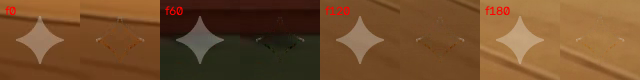
#> input picture watermark-backend/all_clean_tests_grid.png, 640 x 80 px
$ python -i image_processor.py   (imports and definitions only)
#> lines starting #> are read from the running program, lines starting #| are printed output that depends on the picture; after the words box and inside, x2 and y2 are one past the last pixel; in counts of white or black regions, pixels touching at a corner belong together
"""OpenCV helpers for best-effort removal of a small bright corner mark.

Requires numpy and opencv-python(-headless). Template/color detectors are
heuristics: inspect output masks/results and tune thresholds for your images.
"""
from __future__ import annotations

from pathlib import Path
from typing import Optional, Tuple, Union

import cv2
import numpy as np

PathLike = Union[str, Path]
Box = Tuple[int, int, int, int]  # x, y, width, height in full-image pixels


def _clip_box(box: Box, width: int, height: int) -> Box:
    x, y, w, h = (int(v) for v in box)
    x0, y0 = max(0, min(width - 1, x)), max(0, min(height - 1, y))
    x1 = max(x0 + 1, min(width, x + max(1, w)))
    y1 = max(y0 + 1, min(height, y + max(1, h)))
    return x0, y0, x1 - x0, y1 - y0


def _odd(value: int, minimum: int = 3) -> int:
    value = max(minimum, int(value))
    return value if value % 2 else value + 1


def _sparkle_template(size: int) -> np.ndarray:
    """Create a generic four-point sparkle template (not a brand logo asset)."""
    size = _odd(size, 9)
    canvas = np.zeros((size, size), dtype=np.uint8)
    center = size // 2
    radius = max(3, int(size * 0.43))
    narrow = max(1, int(size * 0.045))
    points = np.array([
        [center, center - radius], [center + narrow, center - narrow],
        [center + radius, center], [center + narrow, center + narrow],
        [center, center + radius], [center - narrow, center + narrow],
        [center - radius, center], [center - narrow, center - narrow],
    ], dtype=np.int32)
    cv2.fillPoly(canvas, [points], 255)
    return canvas


def _template_mask(response: np.ndarray, roi_shape: Tuple[int, int]) -> np.ndarray:
    """Find a high-confidence generic sparkle shape at a few plausible sizes."""
    height, width = roi_shape
    found = np.zeros((height, width), dtype=np.uint8)
    short_side = min(height, width)
    best_score, best_rect = -1.0, None
    # Search multiple sizes because source resolutions vary. Match against the
    # top-hat response rather than raw colors to reduce sensitivity to backdrop.
    sizes = sorted({s for s in (int(short_side * f) for f in (0.10, 0.14, 0.18, 0.23, 0.29)) if 9 <= s < short_side})
    for size in sizes:
        size = _odd(size)
        if size >= height or size >= width:
            continue
        template = _sparkle_template(size)
        score_map = cv2.matchTemplate(response, template, cv2.TM_CCOEFF_NORMED)
        _, score, _, location = cv2.minMaxLoc(score_map)
        if score > best_score:
            best_score = float(score)
            best_rect = (location[0], location[1], size, size)
    # Conservative threshold reduces random matches; tune against validated data.
    if best_rect is not None and best_score >= 0.60:
        x, y, w, h = best_rect
        found[y:y + h, x:x + w] = 255
    return found


def _auto_mask_bgr(crop: np.ndarray) -> np.ndarray:
    """Detect small bright sparkle-like marks using three complementary cues."""
    height, width = crop.shape[:2]
    if height < 5 or width < 5:
        return np.zeros((height, width), np.uint8)
    gray = cv2.cvtColor(crop, cv2.COLOR_BGR2GRAY)
    hsv = cv2.cvtColor(crop, cv2.COLOR_BGR2HSV)
    short_side = min(height, width)

    # White top-hat isolates details smaller than its structuring element.
    ksize = min(_odd(max(9, int(short_side * 0.22))), _odd(max(3, short_side - 1)))
    kernel = cv2.getStructuringElement(cv2.MORPH_ELLIPSE, (ksize, ksize))
    top_hat = cv2.morphologyEx(gray, cv2.MORPH_TOPHAT, kernel)
    otsu_threshold, _ = cv2.threshold(top_hat, 0, 255, cv2.THRESH_BINARY + cv2.THRESH_OTSU)
    response_threshold = max(12, int(otsu_threshold))
    bright_detail = cv2.threshold(top_hat, response_threshold, 255, cv2.THRESH_BINARY)[1]

    # A white/semitransparent sparkle is usually high-value and low-saturation.
    # This cue is intersected with top-hat response to avoid masking large pale
    # backgrounds on their own. Saturation max is intentionally permissive.
    neutral_bright = cv2.inRange(hsv, np.array([0, 0, 175], np.uint8), np.array([180, 125, 255], np.uint8))
    color_detail = cv2.bitwise_and(bright_detail, neutral_bright)

    # Keep components of plausible mark size and discard scattered highlights.
    n, labels, stats, _centroids = cv2.connectedComponentsWithStats(color_detail, 8)
    components = np.zeros_like(color_detail)
    min_area = max(1, int(short_side * short_side * 0.000006))
    max_area = max(min_area, int(height * width * 0.08))
    for i in range(1, n):
        area = int(stats[i, cv2.CC_STAT_AREA])
        bw, bh = int(stats[i, cv2.CC_STAT_WIDTH]), int(stats[i, cv2.CC_STAT_HEIGHT])
        aspect = max(bw, bh) / max(1, min(bw, bh))
        if min_area <= area <= max_area and aspect <= 8.0:
            components[labels == i] = 255

    # Generic template matching can reconnect disconnected sparkle arms; combine
    # with local bright pixels only inside the matched bounding square.
    templ = _template_mask(top_hat, (height, width))
    if cv2.countNonZero(templ):
        templ = cv2.dilate(templ, cv2.getStructuringElement(cv2.MORPH_ELLIPSE, (3, 3)))
        components = cv2.bitwise_or(components, cv2.bitwise_and(templ, cv2.dilate(bright_detail, np.ones((3, 3), np.uint8))))

    if not cv2.countNonZero(components):
        return components
    dilation_size = min(_odd(max(3, int(short_side * 0.012))), _odd(max(3, short_side - 1)))
    dilation = cv2.getStructuringElement(cv2.MORPH_ELLIPSE, (dilation_size, dilation_size))
    return cv2.dilate(components, dilation, iterations=1)


def make_corner_mask(image_bgr: np.ndarray, manual_box: Optional[Box] = None, fallback: bool = True) -> np.ndarray:
    """Return an 8-bit full-image mask for the bottom-right mark.

    Search defaults to the bottom-right 20% width x 15% height. ``manual_box``
    overrides the search region. If no pixels are detected and fallback is True,
    a small box at the region's bottom-right is used.
    """
    height, width = image_bgr.shape[:2]
    full_mask = np.zeros((height, width), dtype=np.uint8)
    if manual_box is not None:
        x, y, w, h = _clip_box(manual_box, width, height)
    else:
        w, h = max(1, int(round(width * 0.20))), max(1, int(round(height * 0.15)))
        x, y = width - w, height - h
    roi = image_bgr[y:y + h, x:x + w]
    detected = _auto_mask_bgr(roi) if roi.size else np.zeros((h, w), np.uint8)
    if cv2.countNonZero(detected):
        full_mask[y:y + h, x:x + w] = detected
        return full_mask
    if fallback:
        fw, fh = max(3, int(w * 0.12)), max(3, int(h * 0.18))
        full_mask[y + h - fh:y + h, x + w - fw:x + w] = 255
    return full_mask


def remove_corner_mark(image: np.ndarray, manual_box: Optional[Box] = None,
                       inpaint_radius: float = 2.5, fallback: bool = True) -> Tuple[np.ndarray, np.ndarray]:
    """Inpaint a detected mark with Navier-Stokes and subtle camera grain matching."""
    if image is None or not isinstance(image, np.ndarray) or image.size == 0:
        raise ValueError("Image is empty or invalid")
    if image.dtype != np.uint8:
        raise ValueError("Only 8-bit images are supported")
    if image.ndim != 3 or image.shape[2] not in (3, 4):
        raise ValueError("Expected a BGR or BGRA image")
    has_alpha = image.shape[2] == 4
    bgr = image[:, :, :3].copy()
    mask = make_corner_mask(bgr, manual_box=manual_box, fallback=fallback)

    # 1. High-fidelity Navier-Stokes edge-preserving inpaint (eliminates plastic blur)
    result_bgr = cv2.inpaint(bgr, mask, float(inpaint_radius), cv2.INPAINT_NS)

    # 2. Add subtle sensor grain to inpaint area to blend seamlessly with camera texture
    mask_indices = np.where(mask > 0)
    if len(mask_indices[0]) > 0:
        noise = np.random.normal(0, 1.8, (len(mask_indices[0]), 3))
        patch_pixels = result_bgr[mask_indices].astype(np.float32) + noise
        result_bgr[mask_indices] = np.clip(patch_pixels, 0, 255).astype(np.uint8)

    result = np.dstack((result_bgr, image[:, :, 3].copy())) if has_alpha else result_bgr
    return result, mask


def process_image_file(input_path: PathLike, output_path: PathLike,
                       manual_box: Optional[Box] = None, fallback: bool = True) -> dict:
    """Decode an image, remove the corner mark, and write a full-resolution PNG."""
#> called with input_path = 'all_clean_tests_grid.png', output_path = 'out.png', fallback = True
    input_path, output_path = Path(input_path), Path(output_path)
    image = cv2.imread(str(input_path), cv2.IMREAD_UNCHANGED)
#> image is the input picture: shape (80, 640, 3); mean B, G, R 43, 77.5, 114.8
    if image is None:
        raise ValueError("Could not decode image; check its actual file type")
    if image.ndim == 2:
        image = cv2.cvtColor(image, cv2.COLOR_GRAY2BGR)
    elif image.ndim != 3 or image.shape[2] not in (3, 4):
        raise ValueError("Unsupported image channel layout")
    result, mask = remove_corner_mark(image, manual_box=manual_box, fallback=fallback)
#> in _auto_mask_bgr, `otsu_threshold, _ = cv2.threshold(top_hat, 0, 255, cv2.THRESH_BINARY +..`: otsu_threshold = 6
#> in _auto_mask_bgr, `response_threshold = max(12, int(otsu_threshold))`: response_threshold = 12
#> in _auto_mask_bgr, `n, labels, stats, _centroids = cv2.connectedComponentsWithStats(color_..`: n = 1; stats = [[0, 0, 128, 12, 1536]]
#> after the loop in _template_mask, `for size in sizes:`: best_score = -1
#> in remove_corner_mark, `mask = make_corner_mask(bgr, manual_box=manual_box, fallback=fallback)`:
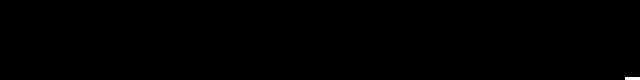
#> mask: shape (80, 640); 0.09% white; 1 white region, box (x1, y1, x2, y2) and area: (625, 77, 640, 80) 45
#> in remove_corner_mark, `mask_indices = np.where(mask > 0)`: mask_indices = 45 positions, rows 77 to 79, columns 625 to 639
#> in remove_corner_mark, `noise = np.random.normal(0, 1.8, (len(mask_indices[0]), 3))`: noise = 45 rows, first 8: [3.18, 0.72, 1.76], [4.03, 3.36, -1.76], [1.71, -0.272, -0.186], [0.739, 0.259, 2.62], [1.37, 0.219, 0.799], [0.601, 2.69, -0.369], [0.564, -1.54, -4.6], [1.18, 1.56, -1.34]
#> in remove_corner_mark, `patch_pixels = result_bgr[mask_indices].astype(np.float32) + noise`: patch_pixels = 45 rows, first 8: [52.18, 94.72, 140.8], [58.03, 103.4, 143.2], [60.71, 104.7, 149.8], [64.74, 110.3, 157.6], [70.37, 115.2, 160.8], [72.6, 122.7, 164.6], [74.56, 120.5, 162.4], [76.18, 124.6, 166.7]
#> in remove_corner_mark, `result_bgr[mask_indices] = np.clip(patch_pixels, 0, 255).astype(np.uin..`: result_bgr: shape (80, 640, 3); mean B, G, R 43, 77.5, 114.8
    output_path.parent.mkdir(parents=True, exist_ok=True)
    if not cv2.imwrite(str(output_path), result, [cv2.IMWRITE_PNG_COMPRESSION, 3]):
        raise IOError(f"Could not write output PNG: {output_path}")
    height, width = result.shape[:2]
#> height = 80; width = 640
    return {
        "output_path": str(output_path),
        "width": width,
        "height": height,
        "has_alpha": result.shape[2] == 4,
        "masked_pixels": int(cv2.countNonZero(mask)),
    }

>>> result = process_image_file('all_clean_tests_grid.png', 'out.png')
#> result = {'output_path': 'out.png', 'width': 640, 'height': 80, 'has_alpha': False, 'masked_pixels': 45}

$ run again, on watermark-backend/all_frames_clean_test.png
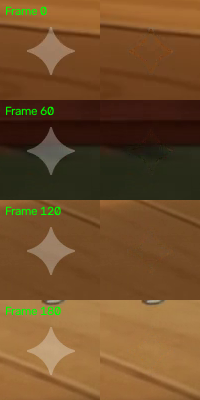
#> input picture watermark-backend/all_frames_clean_test.png, 200 x 400 px
#> in process_image_file, image is the input picture: shape (400, 200, 3); mean B, G, R 41.9, 78.6, 113.4
#> hsv: shape (60, 40, 3); mean H, S, V 15.6, 155.2, 159.8
#> otsu_threshold = 5
#> response_threshold = 12
#> in _auto_mask_bgr, `bright_detail = cv2.threshold(top_hat, response_threshold, 255, cv2.TH..`:
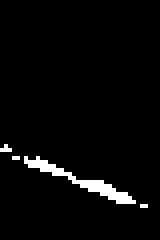
#> bright_detail: shape (60, 40) (shown 4 times larger); 3.2% white in thin lines or dots, all inside (x1, y1, x2, y2) = (0, 36, 37, 52)
#> neutral_bright: shape (60, 40); every value is 0
#> labels: shape (60, 40) int32; every value is 0
#> n = 1; stats = [[0, 0, 40, 60, 2400]]
#> the loop in _template_mask, `for size in sizes:` made 2 passes
#> (score, best_score, best_rect) on passes 1 to 2: (0.536, 0.536, (5, 49, 9, 9)), (0.554, 0.554, (19, 16, 11, 11))
#> pass 2, in _template_mask, `score_map = cv2.matchTemplate(response, template, cv2.TM_CCOEFF_NORMED)`:
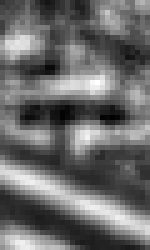
#> score_map: shape (50, 30) float32 (shown 5 times larger); min -0.433, max 0.554, mean -0.0187; drawn with min black and max white
#> after the loop in _template_mask, `for size in sizes:`: best_score = 0.554
#> mask: shape (400, 200); 0.05% white; 1 white region, box (x1, y1, x2, y2) and area: (196, 390, 200, 400) 40
#> mask_indices = 40 positions, rows 390 to 399, columns 196 to 199
#> noise = 40 rows, first 8: [3.18, 0.72, 1.76], [4.03, 3.36, -1.76], [1.71, -0.272, -0.186], [0.739, 0.259, 2.62], [1.37, 0.219, 0.799], [0.601, 2.69, -0.369], [0.564, -1.54, -4.6], [1.18, 1.56, -1.34]
#> patch_pixels = 40 rows, first 8: [73.18, 118.7, 163.8], [71.03, 117.4, 157.2], [65.71, 110.7, 155.8], [62.74, 110.3, 156.6], [73.37, 119.2, 163.8], [68.6, 117.7, 159.6], [64.56, 110.5, 151.4], [64.18, 112.6, 153.7]
#> result = {'output_path': 'out.png', 'width': 200, 'height': 400, 'has_alpha': False, 'masked_pixels': 40}

$ run again, on watermark-backend/api_clean_verification.png
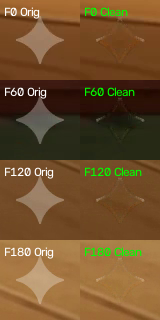
#> input picture watermark-backend/api_clean_verification.png, 160 x 320 px
#> in process_image_file, image is the input picture: shape (320, 160, 3); mean B, G, R 43.9, 81.2, 113.1
#> hsv: shape (48, 32, 3); mean H, S, V 15.8, 156.1, 161.3
#> otsu_threshold = 7
#> response_threshold = 12
#> bright_detail: shape (48, 32); 5.9% white in thin lines or dots
#> neutral_bright: shape (48, 32); 0.59% white in thin lines or dots, all inside (x1, y1, x2, y2) = (8, 4, 16, 9)
#> labels: shape (48, 32) int32; 3 distinct labels, from 0 to 2
#> n = 3; stats = [[0, 0, 32, 48, 1527], [8, 4, 1, 2, 2], [12, 6, 4, 3, 7]]
#> the loop in _auto_mask_bgr, `for i in range(1, n):` made 2 passes
#> (area, bw, bh, aspect) on passes 1 to 2: (2, 1, 2, 2), (7, 4, 3, 1.33)
#> the loop in _template_mask, `for size in sizes:` made 1 pass
#> (score, best_score, best_rect) on pass 1: (0.608, 0.608, (9, 4, 9, 9))
#> pass 1, in _template_mask, `score_map = cv2.matchTemplate(response, template, cv2.TM_CCOEFF_NORMED)`:
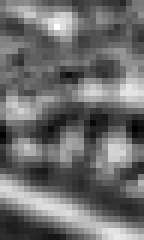
#> score_map: shape (40, 24) float32 (shown 6 times larger); min -0.475, max 0.608, mean -0.0109; drawn with min black and max white
#> after the loop in _template_mask, `for size in sizes:`: best_score = 0.608
#> in _template_mask, `x, y, w, h = best_rect`: x = 9; y = 4; w = 9
#> components: shape (48, 32); 2.9% white; 1 white region, box (x1, y1, x2, y2) and area: (8, 3, 17, 11) 45
#> in _auto_mask_bgr, `return cv2.dilate(components, dilation, iterations=1)`:
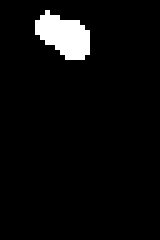
#> returned value: shape (48, 32) (shown 5 times larger); 4.6% white; 1 white region, box (x1, y1, x2, y2) and area: (7, 2, 18, 12) 71
#> full_mask: shape (320, 160); 0.14% white; 1 white region, box (x1, y1, x2, y2) and area: (135, 274, 146, 284) 71
#> mask_indices = 71 positions, rows 274 to 283, columns 135 to 145
#> noise = 71 rows, first 8: [3.18, 0.72, 1.76], [4.03, 3.36, -1.76], [1.71, -0.272, -0.186], [0.739, 0.259, 2.62], [1.37, 0.219, 0.799], [0.601, 2.69, -0.369], [0.564, -1.54, -4.6], [1.18, 1.56, -1.34]
#> patch_pixels = 71 rows, first 8: [64.18, 115.7, 163.8], [67.03, 120.4, 160.2], [63.71, 115.7, 161.8], [61.74, 115.3, 164.6], [63.37, 115.2, 163.8], [68.6, 122.7, 164.6], [66.56, 117.5, 160.4], [65.18, 119.6, 163.7]
#> result = {'output_path': 'out.png', 'width': 160, 'height': 320, 'has_alpha': False, 'masked_pixels': 71}
